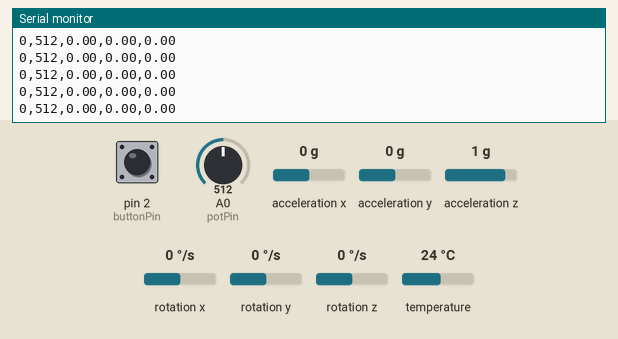
Simulated run of this sketch. Board: Arduino Uno, built with avr-gcc and run on an emulated ATmega328P. Shown: the last lines printed to the serial monitor. The inputs (shaded band) are chosen by the test bench; at power-on: acceleration x 0 g, acceleration y 0 g, acceleration z 1 g, rotation x 0 °/s, rotation z 0 °/s, A0 (potPin) = 512, pin 2 (buttonPin) LOW, rotation y 0 °/s, temperature 24 °C.

Above: at 1.3 s.
1.4 s: acceleration x set to -1.4 g
At 1.42 s:
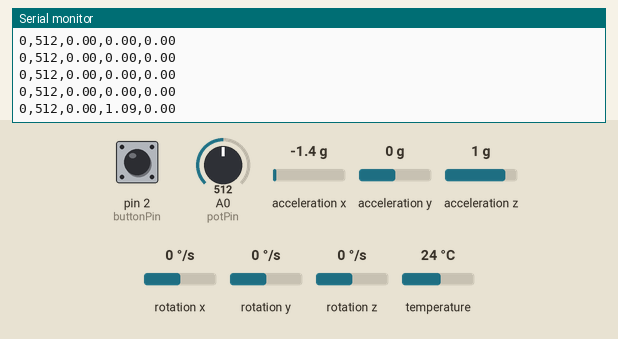
4.4 s: acceleration y set to -1.4 g
At 4.4 s:
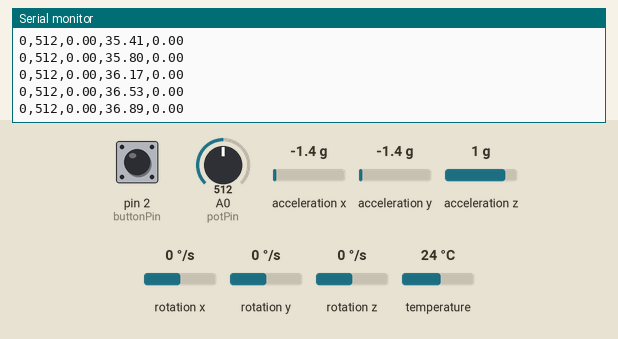
7.4 s: acceleration z set to -1.4 g
At 7.4 s:
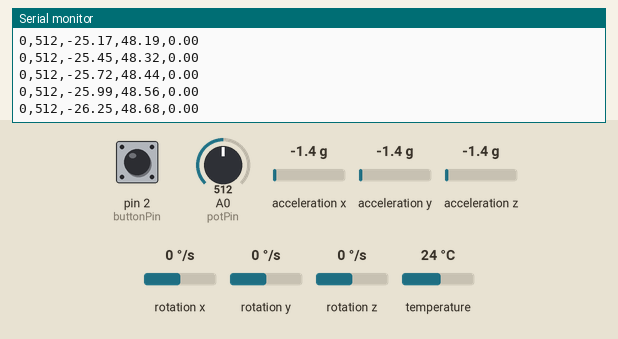
10.4 s: rotation x set to -192 °/s
At 10.44 s:
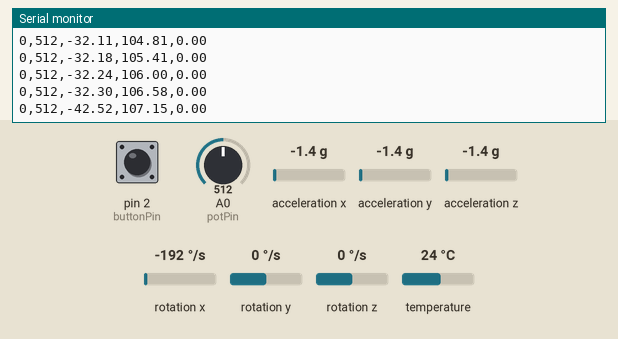
13.4 s: rotation z set to -192 °/s
At 13.44 s:
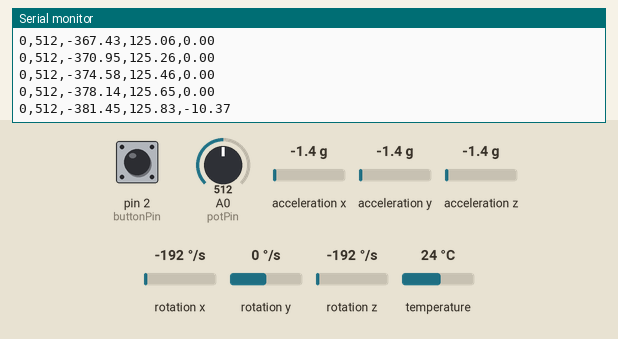
16.4 s: A0 (potPin) set to 30
At 16.44 s:
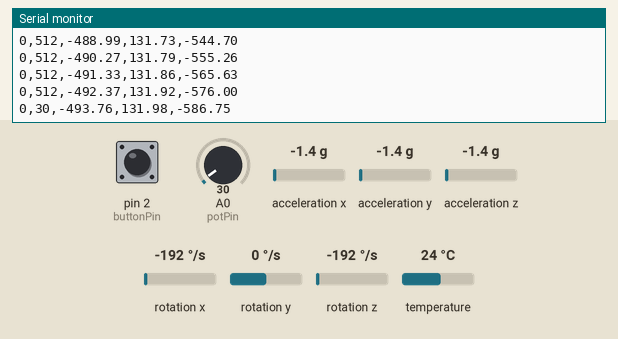
Timing chart, 0 to 19.4 s (numbered marks = the images above; inputs shaded):
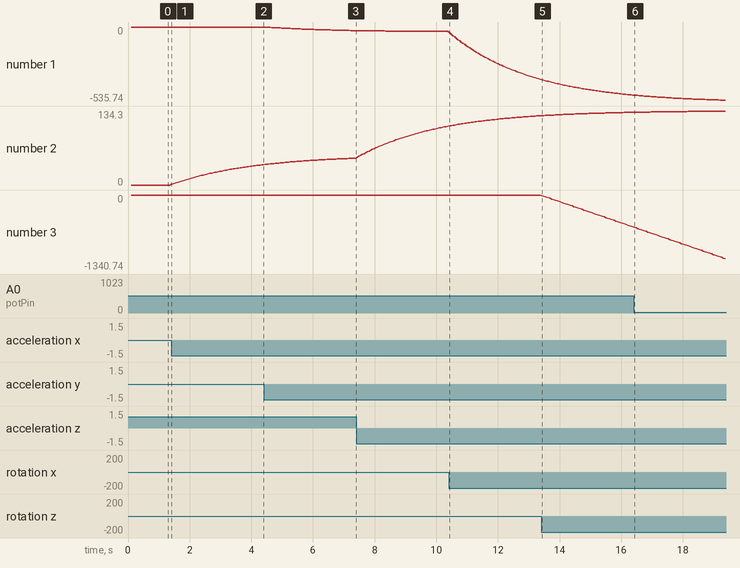

The sketch:

Serial_Send_ButtonAndPot_AndRotation.ino
```cpp
#include <Adafruit_MPU6050.h>
#include <Adafruit_Sensor.h>
#include <Wire.h>

Adafruit_MPU6050 mpu;

int buttonPin = 2;
int potPin = A0;

float pitch = 0.0;
float roll = 0.0;
float yaw = 0.0;

unsigned long lastTime = 0;

void setup(void) {
  Serial.begin(9600);
  pinMode(buttonPin, INPUT);

  if (!mpu.begin()) {
    //Serial.println("Failed to find MPU6050 chip");
    while (1) {
      delay(10);
    }
  }
  //Serial.println("MPU6050 Found!");
  mpu.setAccelerometerRange(MPU6050_RANGE_8_G);
  mpu.setGyroRange(MPU6050_RANGE_500_DEG);
  mpu.setFilterBandwidth(MPU6050_BAND_21_HZ);

  delay(100);
  lastTime = millis();
}

void loop() {
  sensors_event_t a, g, temp;
  mpu.getEvent(&a, &g, &temp);

  unsigned long currentTime = millis();
  float dt = (currentTime - lastTime) / 1000.0;
  lastTime = currentTime;

  // Calculate accelerometer angles (in degrees)
  float accelPitch = atan2(a.acceleration.y, sqrt(a.acceleration.x * a.acceleration.x + a.acceleration.z * a.acceleration.z)) * 180 / PI;
  float accelRoll = atan2(-a.acceleration.x, a.acceleration.z) * 180 / PI;

  // Integrate gyroscope data (convert rad/s to deg/s)
  float gyroPitchRate = g.gyro.x * 180 / PI;
  float gyroRollRate = g.gyro.y * 180 / PI;
  float gyroYawRate = g.gyro.z * 180 / PI;

  // Complementary filter
  const float alpha = 0.98;
  pitch = alpha * (pitch + gyroPitchRate * dt) + (1 - alpha) * accelPitch;
  roll = alpha * (roll + gyroRollRate * dt) + (1 - alpha) * accelRoll;
  yaw += gyroYawRate * dt;

  int buttonVal = digitalRead(buttonPin);
  int potVal = analogRead(potPin);
  // --- Print values ---
  Serial.print(buttonVal);
  Serial.print(",");
  Serial.print(potVal);
  Serial.print(",");
  Serial.print(pitch);
  Serial.print(",");
  Serial.print(roll);
  Serial.print(",");
  Serial.println(yaw);

  delay(50);
}
```

Measured:
- after the input at 1.4 s, the serial monitor: prints a new line at once (image 1)
- plotted number 2: 0 → 36.89 after the input at 1.4 s
